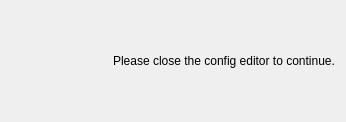
<?xml version="1.0" encoding="UTF-8"?>
<ui version="4.0">
 <class>Dialog</class>
 <widget class="QDialog" name="Dialog">
  <property name="geometry">
   <rect>
    <x>0</x>
    <y>0</y>
    <width>346</width>
    <height>122</height>
   </rect>
  </property>
  <property name="windowTitle">
   <string>Waiting...</string>
  </property>
  <layout class="QHBoxLayout" name="horizontalLayout">
   <item>
    <widget class="QLabel" name="label_2">
     <property name="text">
      <string/>
     </property>
     <property name="pixmap">
      <pixmap resource="../res/marche-gui.qrc">:/marche/logo-new.svg</pixmap>
     </property>
    </widget>
   </item>
   <item>
    <widget class="QLabel" name="label">
     <property name="text">
      <string>Please close the config editor to continue.</string>
     </property>
    </widget>
   </item>
  </layout>
 </widget>
 <resources>
  <include location="../res/marche-gui.qrc"/>
 </resources>
 <connections/>
</ui>
